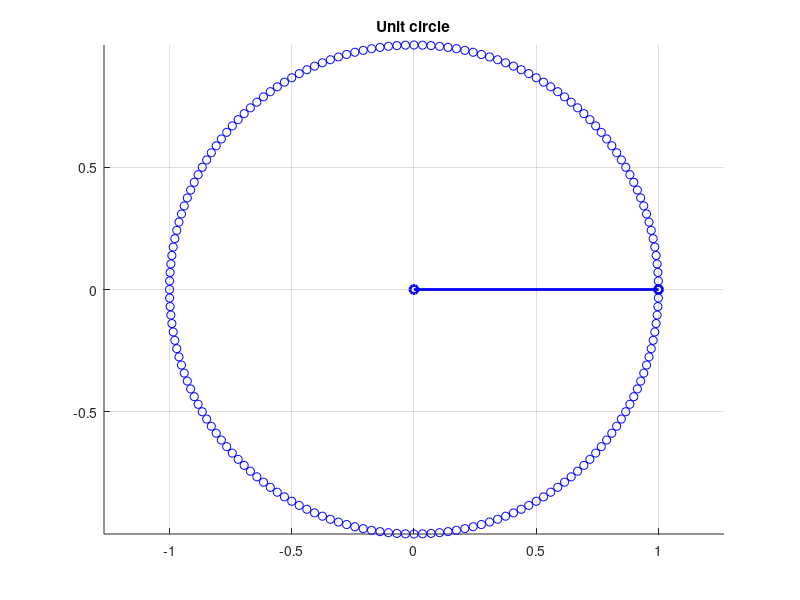
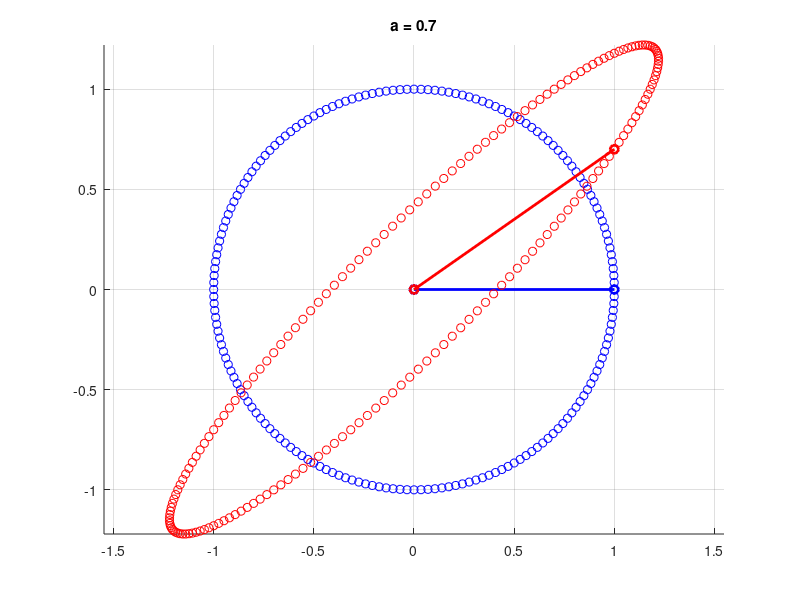
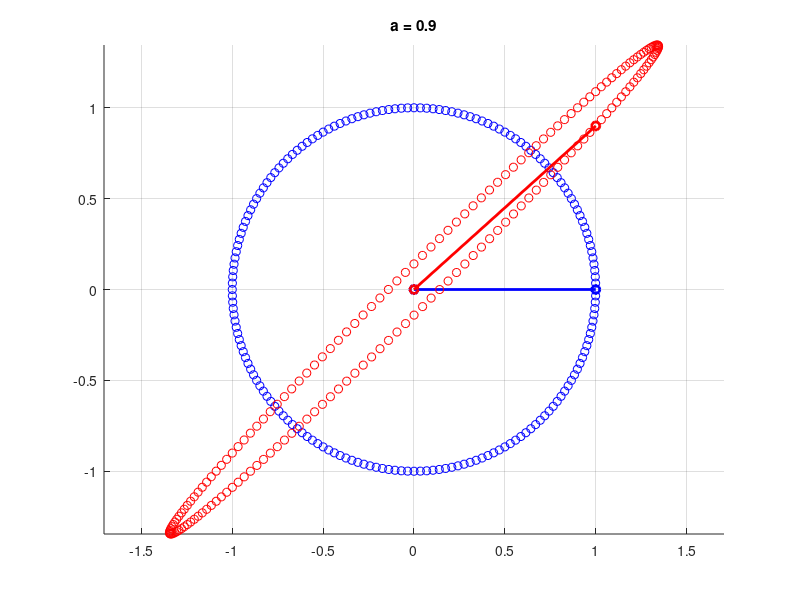
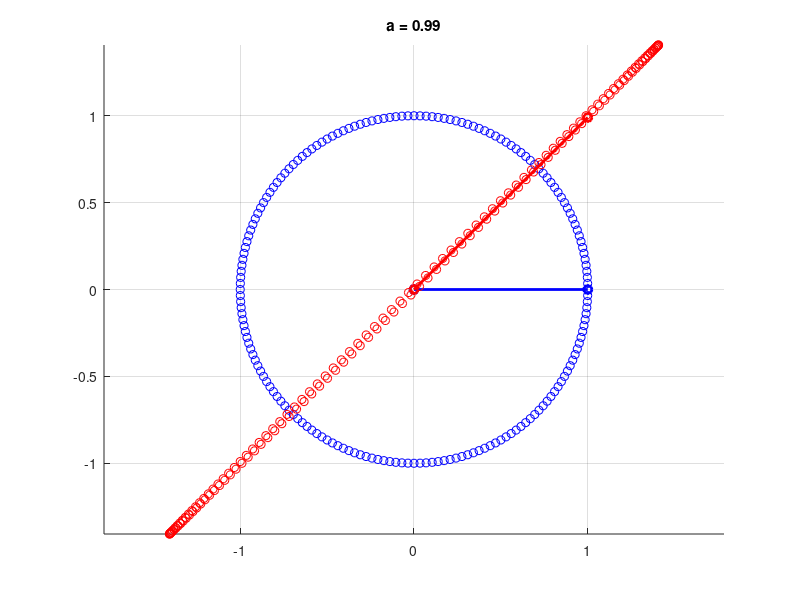

MATLAB code to generate these figures, in order:
clear all; clc; close all

% build unit circle
t = 0:2:360; x = [cosd(t);sind(t)];

figure; hold on;
scatter(x(1,:),x(2,:),'b');
plot([0,x(1,1)],[0,x(2,1)],"b-o","LineWidth",2);
hold off; grid on; axis equal; title('Unit circle');

a = 0.7;
A=[1 a; a 1]; 
Ax=A*x;

figure; hold on;
scatter(x(1,:),x(2,:),'b');
plot([0,x(1,1)],[0,x(2,1)],'b-o','LineWidth',2);
scatter(Ax(1,:),Ax(2,:),'r');
plot([0,Ax(1,1)],[0,Ax(2,1)],'r-o','LineWidth',2);
hold off; grid on; axis equal; title('a = 0.7');

a = 0.9;
A=[1 a; a 1]; %Diagonal or any matrix
Ax=A*x;

figure; hold on;
scatter(x(1,:),x(2,:),'b');
plot([0,x(1,1)],[0,x(2,1)],'b-o','LineWidth',2);
scatter(Ax(1,:),Ax(2,:),'r');
plot([0,Ax(1,1)],[0,Ax(2,1)],'r-o','LineWidth',2);
hold off; grid on; axis equal; title('a = 0.9');


a = 0.99;
A=[1 a; a 1]; %Diagonal or any matrix
Ax=A*x;

figure; hold on;
scatter(x(1,:),x(2,:),'b');
plot([0,x(1,1)],[0,x(2,1)],'b-o','LineWidth',2);
scatter(Ax(1,:),Ax(2,:),'r');
plot([0,Ax(1,1)],[0,Ax(2,1)],'r-o','LineWidth',2);
hold off; grid on; axis equal; title('a = 0.99');


a = 0.999;
A=[1 a; a 1]; %Diagonal or any matrix
Ax=A*x;

figure; hold on;
scatter(x(1,:),x(2,:),'b');
plot([0,x(1,1)],[0,x(2,1)],'b-o','LineWidth',2);
scatter(Ax(1,:),Ax(2,:),'r');
plot([0,Ax(1,1)],[0,Ax(2,1)],'r-o','LineWidth',2);
hold off; grid on; axis equal; title('a = 0.999');


a = - 0.9;
A=[1 a; a 1]; %Diagonal or any matrix
Ax=A*x;

figure; hold on;
scatter(x(1,:),x(2,:),'b');
plot([0,x(1,1)],[0,x(2,1)],'b-o','LineWidth',2);
scatter(Ax(1,:),Ax(2,:),'r');
plot([0,Ax(1,1)],[0,Ax(2,1)],'r-o','LineWidth',2);
hold off; grid on; axis equal; title('a = - 0.9'); 